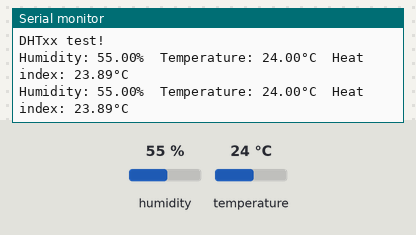
Bench run of a sketch on a simulated Arduino Uno, built with avr-gcc and run on an emulated ATmega328P. Shown: the last lines printed to the serial monitor. The test bench sets the inputs (shaded band); at power-on: humidity 55 %, temperature 24 °C.

Above: at 4.8 s.
4.9 s: humidity set to 22 %
At 6.7 s:
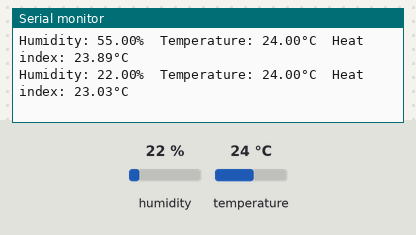
7.9 s: temperature set to 12 °C
At 9.1 s:
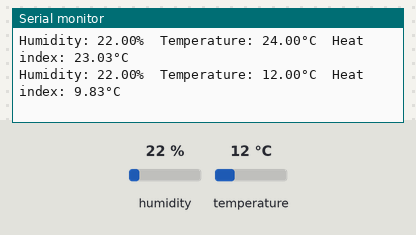
10.9 s: humidity set to 40 %
At 12.8 s:
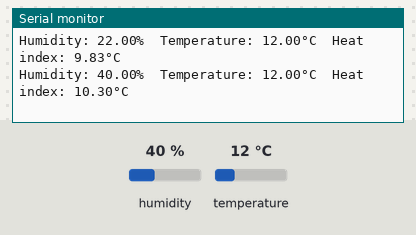
Timing chart, 0 to 14.3 s (numbered marks = the images above; inputs shaded):
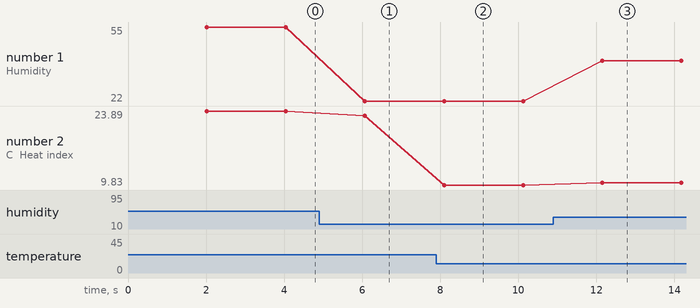

The sketch:

lectura_temhum.ino
```cpp
// REQUIRES the following Arduino libraries:
// - DHT Sensor Library: https://github.com/adafruit/DHT-sensor-library
// - Adafruit Unified Sensor Lib: https://github.com/adafruit/Adafruit_Sensor

#include "DHT.h"

#define DHTPIN 4
#define DHTTYPE DHT11   // DHT 11

DHT dht(DHTPIN, DHTTYPE);

void setup() {
  Serial.begin(9600);
  Serial.println(F("DHTxx test!"));

  dht.begin();
}

void loop() {

  delay(2000);


  float h = dht.readHumidity();

  float t = dht.readTemperature();


  if (isnan(h) || isnan(t) ) {
    Serial.println(F("Failed to read from DHT sensor!"));
    return;
  }

  float hic = dht.computeHeatIndex(t, h, false);

  Serial.print(F("Humidity: "));
  Serial.print(h);
  Serial.print(F("%  Temperature: "));
  Serial.print(t);
  Serial.print(F("°C "));

  Serial.print(F(" Heat index: "));
  Serial.print(hic);
  Serial.println(F("°C "));

}
```

Measured:
- after the input at 4.9 s, the serial monitor: prints a new line after 1.2 s (image 1)
- after the input at 7.9 s, the serial monitor: prints a new line after 0.20 s (image 2)
- after the input at 10.9 s, the serial monitor: prints a new line after 1.2 s (image 3)
- plotted number 1: 55 → 22 after the input at 4.9 s, 22 → 40 after the input at 10.9 s
- plotted number 2: 23.89 → 23.03 after the input at 4.9 s, 23.03 → 9.83 after the input at 7.9 s, 9.83 → 10.3 after the input at 10.9 s
